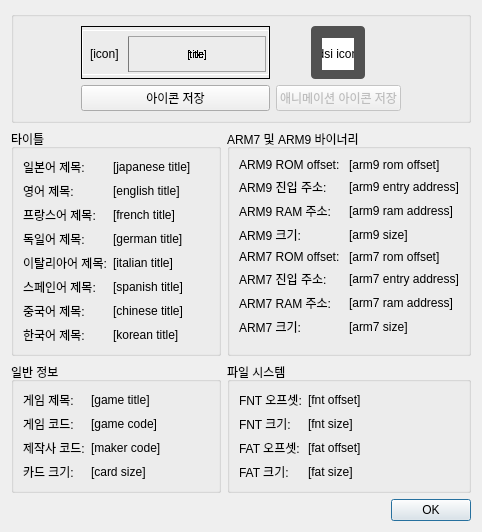
<?xml version="1.0" encoding="UTF-8"?>
<ui version="4.0">
 <class>ROMInfoDialog</class>
 <widget class="QDialog" name="ROMInfoDialog">
  <property name="geometry">
   <rect>
    <x>0</x>
    <y>0</y>
    <width>482</width>
    <height>516</height>
   </rect>
  </property>
  <property name="sizePolicy">
   <sizepolicy hsizetype="Fixed" vsizetype="Fixed">
    <horstretch>0</horstretch>
    <verstretch>0</verstretch>
   </sizepolicy>
  </property>
  <property name="windowTitle">
   <string>ROM 정보 - melonDS</string>
  </property>
  <layout class="QGridLayout" name="gridLayout">
   <item row="2" column="0">
    <widget class="QGroupBox" name="titles">
     <property name="title">
      <string>타이틀</string>
     </property>
     <layout class="QFormLayout" name="formLayout">
      <item row="0" column="0">
       <widget class="QLabel" name="label_2">
        <property name="font">
         <font>
          <underline>false</underline>
         </font>
        </property>
        <property name="text">
         <string>일본어 제목:</string>
        </property>
       </widget>
      </item>
      <item row="0" column="1">
       <widget class="QLabel" name="japaneseTitle">
        <property name="text">
         <string>[japanese title]</string>
        </property>
       </widget>
      </item>
      <item row="1" column="0">
       <widget class="QLabel" name="label_3">
        <property name="font">
         <font>
          <underline>false</underline>
         </font>
        </property>
        <property name="text">
         <string>영어 제목:</string>
        </property>
       </widget>
      </item>
      <item row="1" column="1">
       <widget class="QLabel" name="englishTitle">
        <property name="text">
         <string>[english title]</string>
        </property>
       </widget>
      </item>
      <item row="2" column="0">
       <widget class="QLabel" name="label_4">
        <property name="font">
         <font>
          <underline>false</underline>
         </font>
        </property>
        <property name="text">
         <string>프랑스어 제목:</string>
        </property>
       </widget>
      </item>
      <item row="2" column="1">
       <widget class="QLabel" name="frenchTitle">
        <property name="text">
         <string>[french title]</string>
        </property>
       </widget>
      </item>
      <item row="3" column="0">
       <widget class="QLabel" name="label_5">
        <property name="font">
         <font>
          <underline>false</underline>
         </font>
        </property>
        <property name="text">
         <string>독일어 제목:</string>
        </property>
       </widget>
      </item>
      <item row="3" column="1">
       <widget class="QLabel" name="germanTitle">
        <property name="text">
         <string>[german title]</string>
        </property>
       </widget>
      </item>
      <item row="4" column="0">
       <widget class="QLabel" name="label_6">
        <property name="font">
         <font>
          <underline>false</underline>
         </font>
        </property>
        <property name="text">
         <string>이탈리아어 제목:</string>
        </property>
       </widget>
      </item>
      <item row="4" column="1">
       <widget class="QLabel" name="italianTitle">
        <property name="text">
         <string>[italian title]</string>
        </property>
       </widget>
      </item>
      <item row="5" column="0">
       <widget class="QLabel" name="label_7">
        <property name="font">
         <font>
          <underline>false</underline>
         </font>
        </property>
        <property name="text">
         <string>스페인어 제목:</string>
        </property>
       </widget>
      </item>
      <item row="5" column="1">
       <widget class="QLabel" name="spanishTitle">
        <property name="text">
         <string>[spanish title]</string>
        </property>
       </widget>
      </item>
      <item row="6" column="0">
       <widget class="QLabel" name="label_25">
        <property name="font">
         <font>
          <underline>false</underline>
         </font>
        </property>
        <property name="text">
         <string>중국어 제목:</string>
        </property>
       </widget>
      </item>
      <item row="6" column="1">
       <widget class="QLabel" name="chineseTitle">
        <property name="text">
         <string>[chinese title]</string>
        </property>
       </widget>
      </item>
      <item row="7" column="0">
       <widget class="QLabel" name="label_23">
        <property name="font">
         <font>
          <underline>false</underline>
         </font>
        </property>
        <property name="text">
         <string>한국어 제목:</string>
        </property>
       </widget>
      </item>
      <item row="7" column="1">
       <widget class="QLabel" name="koreanTitle">
        <property name="text">
         <string>[korean title]</string>
        </property>
       </widget>
      </item>
     </layout>
    </widget>
   </item>
   <item row="2" column="1">
    <widget class="QGroupBox" name="arm9AndArm7Binaries">
     <property name="title">
      <string>ARM7 및 ARM9 바이너리</string>
     </property>
     <layout class="QFormLayout" name="formLayout_2">
      <item row="0" column="0">
       <widget class="QLabel" name="label_11">
        <property name="font">
         <font>
          <underline>false</underline>
         </font>
        </property>
        <property name="text">
         <string>ARM9 ROM offset: </string>
        </property>
       </widget>
      </item>
      <item row="0" column="1">
       <widget class="QLabel" name="arm9RomOffset">
        <property name="text">
         <string>[arm9 rom offset]</string>
        </property>
       </widget>
      </item>
      <item row="1" column="0">
       <widget class="QLabel" name="label_12">
        <property name="font">
         <font>
          <underline>false</underline>
         </font>
        </property>
        <property name="text">
         <string>ARM9 진입 주소:</string>
        </property>
       </widget>
      </item>
      <item row="1" column="1">
       <widget class="QLabel" name="arm9EntryAddress">
        <property name="text">
         <string>[arm9 entry address]</string>
        </property>
       </widget>
      </item>
      <item row="2" column="0">
       <widget class="QLabel" name="label_14">
        <property name="font">
         <font>
          <underline>false</underline>
         </font>
        </property>
        <property name="text">
         <string>ARM9 RAM 주소:</string>
        </property>
       </widget>
      </item>
      <item row="2" column="1">
       <widget class="QLabel" name="arm9RamAddress">
        <property name="text">
         <string>[arm9 ram address]</string>
        </property>
       </widget>
      </item>
      <item row="3" column="0">
       <widget class="QLabel" name="label_16">
        <property name="font">
         <font>
          <underline>false</underline>
         </font>
        </property>
        <property name="text">
         <string>ARM9 크기:</string>
        </property>
       </widget>
      </item>
      <item row="3" column="1">
       <widget class="QLabel" name="arm9Size">
        <property name="text">
         <string>[arm9 size]</string>
        </property>
       </widget>
      </item>
      <item row="4" column="0">
       <widget class="QLabel" name="label_15">
        <property name="font">
         <font>
          <underline>false</underline>
         </font>
        </property>
        <property name="text">
         <string>ARM7 ROM offset: </string>
        </property>
       </widget>
      </item>
      <item row="4" column="1">
       <widget class="QLabel" name="arm7RomOffset">
        <property name="text">
         <string>[arm7 rom offset]</string>
        </property>
       </widget>
      </item>
      <item row="5" column="0">
       <widget class="QLabel" name="label_13">
        <property name="font">
         <font>
          <underline>false</underline>
         </font>
        </property>
        <property name="text">
         <string>ARM7 진입 주소:</string>
        </property>
       </widget>
      </item>
      <item row="5" column="1">
       <widget class="QLabel" name="arm7EntryAddress">
        <property name="text">
         <string>[arm7 entry address]</string>
        </property>
       </widget>
      </item>
      <item row="6" column="0">
       <widget class="QLabel" name="label_18">
        <property name="font">
         <font>
          <underline>false</underline>
         </font>
        </property>
        <property name="text">
         <string>ARM7 RAM 주소:</string>
        </property>
       </widget>
      </item>
      <item row="6" column="1">
       <widget class="QLabel" name="arm7RamAddress">
        <property name="text">
         <string>[arm7 ram address]</string>
        </property>
       </widget>
      </item>
      <item row="7" column="0">
       <widget class="QLabel" name="label_17">
        <property name="font">
         <font>
          <underline>false</underline>
         </font>
        </property>
        <property name="text">
         <string>ARM7 크기:</string>
        </property>
       </widget>
      </item>
      <item row="7" column="1">
       <widget class="QLabel" name="arm7Size">
        <property name="text">
         <string>[arm7 size]</string>
        </property>
       </widget>
      </item>
     </layout>
    </widget>
   </item>
   <item row="3" column="1">
    <widget class="QGroupBox" name="filesystem">
     <property name="title">
      <string>파일 시스템</string>
     </property>
     <layout class="QFormLayout" name="formLayout_4">
      <item row="0" column="0">
       <widget class="QLabel" name="label_19">
        <property name="font">
         <font>
          <underline>false</underline>
         </font>
        </property>
        <property name="text">
         <string>FNT 오프셋:</string>
        </property>
       </widget>
      </item>
      <item row="0" column="1">
       <widget class="QLabel" name="fntOffset">
        <property name="text">
         <string>[fnt offset]</string>
        </property>
       </widget>
      </item>
      <item row="1" column="0">
       <widget class="QLabel" name="label_20">
        <property name="font">
         <font>
          <underline>false</underline>
         </font>
        </property>
        <property name="text">
         <string>FNT 크기:</string>
        </property>
       </widget>
      </item>
      <item row="1" column="1">
       <widget class="QLabel" name="fntSize">
        <property name="text">
         <string>[fnt size]</string>
        </property>
       </widget>
      </item>
      <item row="2" column="0">
       <widget class="QLabel" name="label_21">
        <property name="font">
         <font>
          <underline>false</underline>
         </font>
        </property>
        <property name="text">
         <string>FAT 오프셋:</string>
        </property>
       </widget>
      </item>
      <item row="2" column="1">
       <widget class="QLabel" name="fatOffset">
        <property name="text">
         <string>[fat offset]</string>
        </property>
       </widget>
      </item>
      <item row="3" column="0">
       <widget class="QLabel" name="label_22">
        <property name="font">
         <font>
          <underline>false</underline>
         </font>
        </property>
        <property name="text">
         <string>FAT 크기:</string>
        </property>
       </widget>
      </item>
      <item row="3" column="1">
       <widget class="QLabel" name="fatSize">
        <property name="text">
         <string>[fat size]</string>
        </property>
       </widget>
      </item>
     </layout>
    </widget>
   </item>
   <item row="3" column="0">
    <widget class="QGroupBox" name="generalInfo">
     <property name="title">
      <string>일반 정보</string>
     </property>
     <layout class="QFormLayout" name="formLayout_3">
      <item row="0" column="0">
       <widget class="QLabel" name="label">
        <property name="font">
         <font>
          <underline>false</underline>
         </font>
        </property>
        <property name="text">
         <string>게임 제목:</string>
        </property>
       </widget>
      </item>
      <item row="0" column="1">
       <widget class="QLabel" name="gameTitle">
        <property name="text">
         <string>[game title]</string>
        </property>
       </widget>
      </item>
      <item row="1" column="0">
       <widget class="QLabel" name="label_8">
        <property name="font">
         <font>
          <underline>false</underline>
         </font>
        </property>
        <property name="text">
         <string>게임 코드:</string>
        </property>
       </widget>
      </item>
      <item row="1" column="1">
       <widget class="QLabel" name="gameCode">
        <property name="text">
         <string>[game code]</string>
        </property>
       </widget>
      </item>
      <item row="2" column="0">
       <widget class="QLabel" name="label_9">
        <property name="font">
         <font>
          <underline>false</underline>
         </font>
        </property>
        <property name="text">
         <string>제작사 코드:</string>
        </property>
       </widget>
      </item>
      <item row="2" column="1">
       <widget class="QLabel" name="makerCode">
        <property name="text">
         <string>[maker code]</string>
        </property>
       </widget>
      </item>
      <item row="3" column="0">
       <widget class="QLabel" name="label_10">
        <property name="font">
         <font>
          <underline>false</underline>
         </font>
        </property>
        <property name="text">
         <string>카드 크기:</string>
        </property>
       </widget>
      </item>
      <item row="3" column="1">
       <widget class="QLabel" name="cardSize">
        <property name="text">
         <string>[card size]</string>
        </property>
       </widget>
      </item>
     </layout>
    </widget>
   </item>
   <item row="4" column="0" colspan="2">
    <widget class="QDialogButtonBox" name="buttonBox">
     <property name="orientation">
      <enum>Qt::Horizontal</enum>
     </property>
     <property name="standardButtons">
      <set>QDialogButtonBox::Ok</set>
     </property>
    </widget>
   </item>
   <item row="0" column="0" colspan="2">
    <widget class="QGroupBox" name="groupBox_2">
     <layout class="QGridLayout" name="gridLayout_9">
      <item row="0" column="2">
       <widget class="QFrame" name="frame">
        <property name="frameShape">
         <enum>QFrame::Box</enum>
        </property>
        <property name="frameShadow">
         <enum>QFrame::Plain</enum>
        </property>
        <property name="lineWidth">
         <number>1</number>
        </property>
        <layout class="QGridLayout" name="gridLayout_3">
         <property name="leftMargin">
          <number>0</number>
         </property>
         <property name="topMargin">
          <number>0</number>
         </property>
         <property name="rightMargin">
          <number>0</number>
         </property>
         <property name="bottomMargin">
          <number>0</number>
         </property>
         <item row="0" column="0">
          <widget class="QGroupBox" name="iconBox">
           <property name="sizePolicy">
            <sizepolicy hsizetype="Fixed" vsizetype="Fixed">
             <horstretch>0</horstretch>
             <verstretch>0</verstretch>
            </sizepolicy>
           </property>
           <property name="minimumSize">
            <size>
             <width>187</width>
             <height>43</height>
            </size>
           </property>
           <property name="maximumSize">
            <size>
             <width>187</width>
             <height>45</height>
            </size>
           </property>
           <property name="styleSheet">
            <string notr="true">#iconBox {
	border: 1px solid white;
	background-color: qlineargradient(
		x1: 0, y1: 1,
		x2: 0, y2: 0,
		stop: 0 #c3c3c3,
		stop: 0.199 #c3c3c3,
		stop: 0.2 #d3d3d3,
		stop: 0.399 #d3d3d3,
		stop: 0.4 #e3e3e3,
		stop: 0.599 #e3e3e3,
		stop: 0.6 #f3f3f3,
		stop: 0.799 #f3f3f3,
		stop: 0.8 #fbfbfb,
		stop: 1 #fbfbfb
	);
}

#iconTitle {
	border: 1px solid #a2a2a2;
	border-left-color: #797979;
	letter-spacing: -0.5px;
	background-color: qlineargradient(
		x1: 0, y1: 0,
		x2: 0, y2: 1,
		stop: 0.000000 #fbfbfb,
		stop: 0.024380 #fbfbfb,
		stop: 0.024390 #e3e3e3,
		stop: 0.048770 #e3e3e3,
		stop: 0.048780 #fbfbfb,
		stop: 0.073161 #fbfbfb,
		stop: 0.073171 #e3e3e3,
		stop: 0.097551 #e3e3e3,
		stop: 0.097561 #fbfbfb,
		stop: 0.121941 #fbfbfb,
		stop: 0.121951 #e3e3e3,
		stop: 0.146331 #e3e3e3,
		stop: 0.146341 #fbfbfb,
		stop: 0.170722 #fbfbfb,
		stop: 0.170732 #e3e3e3,
		stop: 0.195112 #e3e3e3,
		stop: 0.195122 #fbfbfb,
		stop: 0.219502 #fbfbfb,
		stop: 0.219512 #e3e3e3,
		stop: 0.243892 #e3e3e3,
		stop: 0.243902 #fbfbfb,
		stop: 0.268283 #fbfbfb,
		stop: 0.268293 #e3e3e3,
		stop: 0.292673 #e3e3e3,
		stop: 0.292683 #fbfbfb,
		stop: 0.317063 #fbfbfb,
		stop: 0.317073 #e3e3e3,
		stop: 0.341453 #e3e3e3,
		stop: 0.341463 #fbfbfb,
		stop: 0.365844 #fbfbfb,
		stop: 0.365854 #e3e3e3,
		stop: 0.390234 #e3e3e3,
		stop: 0.390244 #fbfbfb,
		stop: 0.414624 #fbfbfb,
		stop: 0.414634 #e3e3e3,
		stop: 0.439014 #e3e3e3,
		stop: 0.439024 #fbfbfb,
		stop: 0.463405 #fbfbfb,
		stop: 0.463415 #e3e3e3,
		stop: 0.487795 #e3e3e3,
		stop: 0.487805 #fbfbfb,
		stop: 0.512185 #fbfbfb,
		stop: 0.512195 #e3e3e3,
		stop: 0.536575 #e3e3e3,
		stop: 0.536585 #fbfbfb,
		stop: 0.560966 #fbfbfb,
		stop: 0.560976 #e3e3e3,
		stop: 0.585356 #e3e3e3,
		stop: 0.585366 #fbfbfb,
		stop: 0.609746 #fbfbfb,
		stop: 0.609756 #e3e3e3,
		stop: 0.634136 #e3e3e3,
		stop: 0.634146 #fbfbfb,
		stop: 0.658527 #fbfbfb,
		stop: 0.658537 #e3e3e3,
		stop: 0.682917 #e3e3e3,
		stop: 0.682927 #fbfbfb,
		stop: 0.707307 #fbfbfb,
		stop: 0.707317 #e3e3e3,
		stop: 0.731697 #e3e3e3,
		stop: 0.731707 #fbfbfb,
		stop: 0.756088 #fbfbfb,
		stop: 0.756098 #e3e3e3,
		stop: 0.780478 #e3e3e3,
		stop: 0.780488 #fbfbfb,
		stop: 0.804868 #fbfbfb,
		stop: 0.804878 #e3e3e3,
		stop: 0.829258 #e3e3e3,
		stop: 0.829268 #fbfbfb,
		stop: 0.853649 #fbfbfb,
		stop: 0.853659 #e3e3e3,
		stop: 0.878039 #e3e3e3,
		stop: 0.878049 #fbfbfb,
		stop: 0.902429 #fbfbfb,
		stop: 0.902439 #e3e3e3,
		stop: 0.926819 #e3e3e3,
		stop: 0.926829 #fbfbfb,
		stop: 0.951210 #fbfbfb,
		stop: 0.951220 #e3e3e3,
		stop: 0.975600 #e3e3e3,
		stop: 0.975610 #fbfbfb
	);
}
</string>
           </property>
           <property name="title">
            <string/>
           </property>
           <property name="alignment">
            <set>Qt::AlignCenter</set>
           </property>
           <property name="flat">
            <bool>false</bool>
           </property>
           <property name="checkable">
            <bool>false</bool>
           </property>
           <layout class="QGridLayout" name="gridLayout_2">
            <property name="leftMargin">
             <number>5</number>
            </property>
            <property name="topMargin">
             <number>0</number>
            </property>
            <property name="rightMargin">
             <number>0</number>
            </property>
            <property name="bottomMargin">
             <number>0</number>
            </property>
            <property name="horizontalSpacing">
             <number>6</number>
            </property>
            <property name="verticalSpacing">
             <number>0</number>
            </property>
            <item row="0" column="2">
             <widget class="QLabel" name="iconTitle">
              <property name="sizePolicy">
               <sizepolicy hsizetype="MinimumExpanding" vsizetype="MinimumExpanding">
                <horstretch>0</horstretch>
                <verstretch>0</verstretch>
               </sizepolicy>
              </property>
              <property name="font">
               <font>
                <pointsize>8</pointsize>
                <stylestrategy>NoAntialias</stylestrategy>
               </font>
              </property>
              <property name="text">
               <string>[title]</string>
              </property>
              <property name="alignment">
               <set>Qt::AlignCenter</set>
              </property>
             </widget>
            </item>
            <item row="0" column="1">
             <widget class="QLabel" name="iconImage">
              <property name="sizePolicy">
               <sizepolicy hsizetype="Preferred" vsizetype="Preferred">
                <horstretch>0</horstretch>
                <verstretch>0</verstretch>
               </sizepolicy>
              </property>
              <property name="minimumSize">
               <size>
                <width>32</width>
                <height>32</height>
               </size>
              </property>
              <property name="maximumSize">
               <size>
                <width>32</width>
                <height>32</height>
               </size>
              </property>
              <property name="text">
               <string>[icon]</string>
              </property>
             </widget>
            </item>
           </layout>
          </widget>
         </item>
        </layout>
       </widget>
      </item>
      <item row="0" column="0" rowspan="2">
       <spacer name="horizontalSpacer">
        <property name="orientation">
         <enum>Qt::Horizontal</enum>
        </property>
        <property name="sizeHint" stdset="0">
         <size>
          <width>0</width>
          <height>0</height>
         </size>
        </property>
       </spacer>
      </item>
      <item row="0" column="4" rowspan="2">
       <spacer name="horizontalSpacer_3">
        <property name="orientation">
         <enum>Qt::Horizontal</enum>
        </property>
        <property name="sizeHint" stdset="0">
         <size>
          <width>0</width>
          <height>0</height>
         </size>
        </property>
       </spacer>
      </item>
      <item row="0" column="3" alignment="Qt::AlignHCenter">
       <widget class="QGroupBox" name="dsiIconBox">
        <property name="sizePolicy">
         <sizepolicy hsizetype="Fixed" vsizetype="Fixed">
          <horstretch>0</horstretch>
          <verstretch>0</verstretch>
         </sizepolicy>
        </property>
        <property name="styleSheet">
         <string notr="true">#dsiIconBox {
    border-radius: 4px;
    background-color: #515151;
}

#dsiIconImage {
    background-color: white;
}</string>
        </property>
        <property name="title">
         <string/>
        </property>
        <property name="alignment">
         <set>Qt::AlignCenter</set>
        </property>
        <property name="flat">
         <bool>false</bool>
        </property>
        <property name="checkable">
         <bool>false</bool>
        </property>
        <layout class="QGridLayout" name="gridLayout_10">
         <property name="leftMargin">
          <number>8</number>
         </property>
         <property name="topMargin">
          <number>6</number>
         </property>
         <property name="rightMargin">
          <number>8</number>
         </property>
         <property name="bottomMargin">
          <number>6</number>
         </property>
         <item row="0" column="0">
          <widget class="QLabel" name="dsiIconImage">
           <property name="sizePolicy">
            <sizepolicy hsizetype="Minimum" vsizetype="Minimum">
             <horstretch>0</horstretch>
             <verstretch>0</verstretch>
            </sizepolicy>
           </property>
           <property name="minimumSize">
            <size>
             <width>32</width>
             <height>32</height>
            </size>
           </property>
           <property name="maximumSize">
            <size>
             <width>32</width>
             <height>32</height>
            </size>
           </property>
           <property name="text">
            <string>[dsi icon]</string>
           </property>
           <property name="alignment">
            <set>Qt::AlignCenter</set>
           </property>
          </widget>
         </item>
        </layout>
       </widget>
      </item>
      <item row="1" column="2">
       <widget class="QPushButton" name="saveIconButton">
        <property name="text">
         <string>아이콘 저장</string>
        </property>
       </widget>
      </item>
      <item row="1" column="3">
       <widget class="QPushButton" name="saveAnimatedIconButton">
        <property name="enabled">
         <bool>false</bool>
        </property>
        <property name="text">
         <string>애니메이션 아이콘 저장</string>
        </property>
       </widget>
      </item>
     </layout>
    </widget>
   </item>
  </layout>
 </widget>
 <resources/>
 <connections>
  <connection>
   <sender>buttonBox</sender>
   <signal>accepted()</signal>
   <receiver>ROMInfoDialog</receiver>
   <slot>accept()</slot>
   <hints>
    <hint type="sourcelabel">
     <x>248</x>
     <y>254</y>
    </hint>
    <hint type="destinationlabel">
     <x>157</x>
     <y>274</y>
    </hint>
   </hints>
  </connection>
  <connection>
   <sender>buttonBox</sender>
   <signal>rejected()</signal>
   <receiver>ROMInfoDialog</receiver>
   <slot>reject()</slot>
   <hints>
    <hint type="sourcelabel">
     <x>316</x>
     <y>260</y>
    </hint>
    <hint type="destinationlabel">
     <x>286</x>
     <y>274</y>
    </hint>
   </hints>
  </connection>
 </connections>
</ui>
